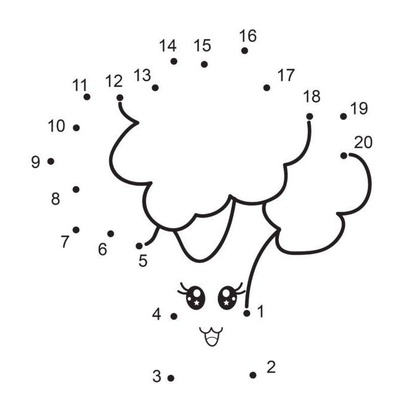
%> input picture Exam/examdata/dots.jpg, 411 x 420 px, shrunk from 685 x 700 before the run
$ octave task3.m   (GNU Octave 9; MATLAB toolbox functions it lacks are replaced by stand-ins)
%> lines starting %> are read from the running program, lines starting %| are printed output that depends on the picture; in (x1, y1, x2, y2) boxes, pixels count from 0 and x2, y2 are one past the last pixel; in counts of white or black regions, pixels touching at a corner belong together; the program's own positions count from 1
%% Load image
img = imread('examdata/dots.jpg');
%> img is the input picture: size 420x411x3 uint8; mean R, G, B 247.3, 247.2, 247.3

%% Binarize Image
img_binary = imbinarize(rgb2gray(img));
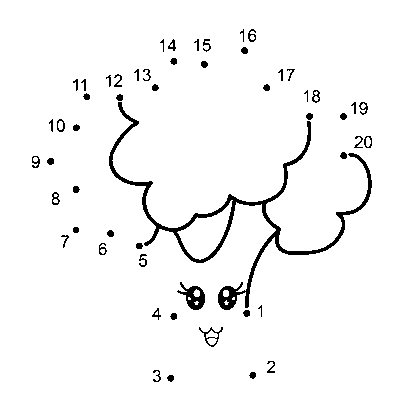
%> img_binary: size 420x411 logical; 96.6% white; 54 black regions (4 under 20 px), largest, box (x1, y1, x2, y2) and area: (109, 102, 372, 310) 3538, (177, 282, 205, 310) 355, (199, 327, 223, 347) 110

%% Remove black patches larger than dots and numbers (with some margin)

clean = bwlabel(abs(img_binary-1));
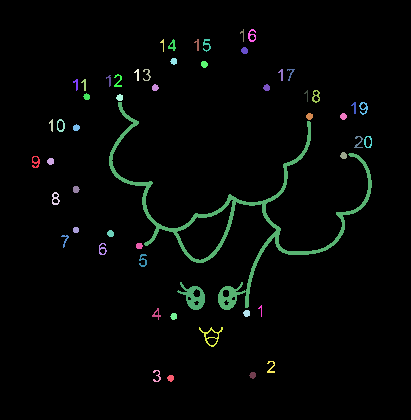
%> clean: size 420x411 double; 55 distinct labels, from 0 to 54; one colour per label, 0 black
%> (the run ends here)
